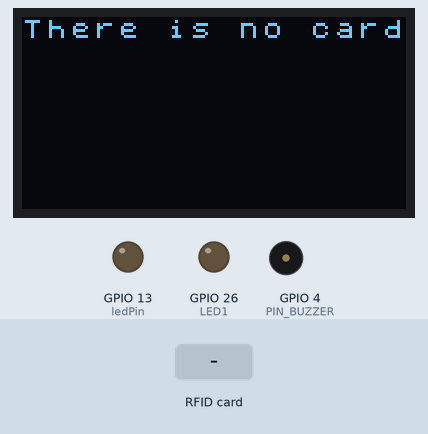
Recording of a sketch running on a simulated ESP32. Shown: 128×64 one-colour display, output pins drawn as LEDs (lit = HIGH), buzzer (waves = sounding, pin HIGH). The inputs (shaded band) are chosen by the test bench. EEPROM starts erased; what the sketch prints to the serial monitor is not drawn.

Above: at 1.9 s.
2.0 s: RFID card 5E 7A 19 C4 held to the reader
At 2.28 s:
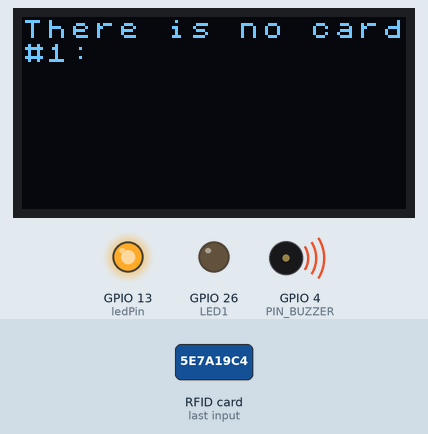
At 3.8 s:
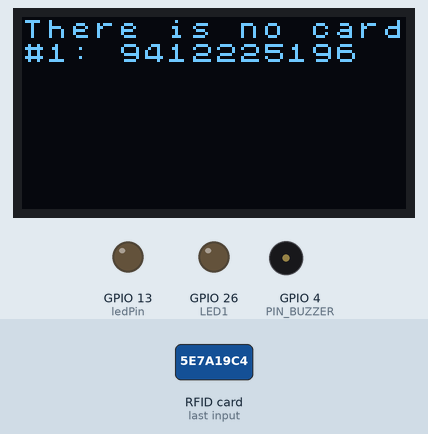
Timing chart, 0 to 5.3 s (numbered marks = the images above; inputs shaded):
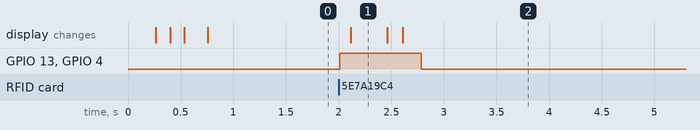

The sketch:

main.ino
```cpp
#include <SPI.h>
#include <MFRC522.h>
#include <U8x8lib.h>
#include <Preferences.h>

#define OLED_SCK_PIN 22
#define OLED_SDA_PIN 21

Preferences preferences;

U8X8_SH1106_128X64_NONAME_HW_I2C u8x8(/* reset=*/U8X8_PIN_NONE, OLED_SCK_PIN, OLED_SDA_PIN);

#define U8LOG_WIDTH 16
#define U8LOG_HEIGHT 8
uint8_t u8log_buffer[U8LOG_WIDTH * U8LOG_HEIGHT];
U8X8LOG u8x8log;

#define SS_PIN 5
#define RST_PIN 2
#define PIN_BUZZER 4

const int ledPin = 13; // GPIO pin connected to the LED
const int LED1 = 26;

MFRC522 rfid(SS_PIN, RST_PIN); // Instance of the class
MFRC522::MIFARE_Key key;

// Init array that will store new NUID
byte nuidPICC[4];
byte preNuidPICC[4];
byte pre2NuidPICC[4];
uint32_t counter;
/**
 * Helper routine to dump a byte array as hex values to Serial.
 */
void printHex(byte *buffer, byte bufferSize)
{
  for (byte i = 0; i < bufferSize; i++)
  {
    Serial.print(buffer[i] < 0x10 ? "0" : "");
    Serial.print(buffer[i], HEX);
  }
}

/**
 * Helper routine to dump a byte array as dec values to Serial.
 */
void printDec(byte *buffer, byte bufferSize)
{
  String result = "";
  for (byte i = 0; i < bufferSize; i++)
  {
    result += (buffer[i] < 0x10 ? "0" : "") + String(buffer[i], DEC);
  }
  Serial.print(result);
}

String toString(byte *buffer, byte bufferSize)
{
  String result = "";
  for (byte i = 0; i < bufferSize; i++)
  {
    result += (buffer[i] < 0x10 ? "0" : "") + String(buffer[i], DEC);
  }
  return result;
}

/**
 * Helper routine to dump a byte array as hex values to Serial.
 */
void dump_byte_array(byte *buffer, byte bufferSize)
{
  for (byte i = 0; i < bufferSize; i++)
  {
    Serial.print(buffer[i] < 0x10 ? " 0" : " ");
    Serial.print(buffer[i], HEX);
  }
}

void setup()
{

  pinMode(LED1, OUTPUT);
  u8x8.begin();
  u8x8.setFont(u8x8_font_chroma48medium8_r);
  u8x8log.begin(u8x8, U8LOG_WIDTH, U8LOG_HEIGHT, u8log_buffer);
  u8x8log.setRedrawMode(1);

  Serial.begin(115200);
  pinMode(ledPin, OUTPUT); // Set the LED pin as an output
  pinMode(PIN_BUZZER, OUTPUT);
  SPI.begin();     // Init SPI bus
  rfid.PCD_Init(); // Init MFRC522

  for (byte i = 0; i < 6; i++)
  {
    key.keyByte[i] = 0xFF;
  }

  preferences.begin("my-app", false);

  preferences.getBytes("prev2", pre2NuidPICC, 4);
  preferences.getBytes("prev", preNuidPICC, 4);
  preferences.getBytes("now", nuidPICC, 4);
  counter = preferences.getUInt("counter", 0);

  String now = toString(nuidPICC, 4);
  String prev = toString(preNuidPICC, 4);
  String prev2 = toString(pre2NuidPICC, 4);
  if (counter == 0)
  {
    u8x8log.print("There is no card");
  }
  else if (counter == 1)
  {
    u8x8log.print("#1: ");
    u8x8log.print(now);
    u8x8log.print("\n");
  }
  else if (counter == 2)
  {
    u8x8log.print("#1: ");
    u8x8log.print(prev);
    u8x8log.print("\n");

    u8x8log.print("#2: ");
    u8x8log.print(now);
    u8x8log.print("\n");
  }
  else
  {
    u8x8log.print("#");
    u8x8log.print(counter - 2);
    u8x8log.print(": ");
    u8x8log.print(prev2);
    u8x8log.print("\n");
    u8x8log.print("#");
    u8x8log.print(counter - 1);
    u8x8log.print(": ");
    u8x8log.print(prev);
    u8x8log.print("\n");
    u8x8log.print("#");
    u8x8log.print(counter);
    u8x8log.print(": ");
    u8x8log.print(now);
    u8x8log.print("\n");
  }
  Serial.println(F("This code scan the MIFARE Classsic NUID."));
  Serial.print(F("Using the following key:"));
  printHex(key.keyByte, MFRC522::MF_KEY_SIZE);
}

void loop()
{

  // Reset the loop if no new card present on the sensor/reader. This saves the entire process when idle.
  if (!rfid.PICC_IsNewCardPresent())
    return;

  // Verify if the NUID has been readed
  if (!rfid.PICC_ReadCardSerial())
    return;

  Serial.print(F("PICC type: "));
  MFRC522::PICC_Type piccType = rfid.PICC_GetType(rfid.uid.sak);
  Serial.println(rfid.PICC_GetTypeName(piccType));

  // Check is the PICC of Classic MIFARE type
  if (piccType != MFRC522::PICC_TYPE_MIFARE_MINI && piccType != MFRC522::PICC_TYPE_MIFARE_1K && piccType != MFRC522::PICC_TYPE_MIFARE_4K)
  {
    Serial.println(F("Your tag is not of type MIFARE Classic."));
    return;
  }

  if (rfid.uid.uidByte[0] != nuidPICC[0] || rfid.uid.uidByte[1] != nuidPICC[1] || rfid.uid.uidByte[2] != nuidPICC[2] || rfid.uid.uidByte[3] != nuidPICC[3])
  {
    Serial.println(F("A new card has been detected."));

    // Store NUID into nuidPICC array
    for (byte i = 0; i < 4; i++)
    {
      pre2NuidPICC[i] = preNuidPICC[i];
      preNuidPICC[i] = nuidPICC[i];
      nuidPICC[i] = rfid.uid.uidByte[i];
    }
    Serial.println(F("The NUID tag is:"));
    Serial.print(F("In hex: "));
    printHex(rfid.uid.uidByte, rfid.uid.size);
    Serial.println();
    Serial.print(F("In dec: "));
    digitalWrite(ledPin, 1);
    digitalWrite(PIN_BUZZER, HIGH);
    printDec(rfid.uid.uidByte, rfid.uid.size);
    // Print to screen
    String now = toString(rfid.uid.uidByte, rfid.uid.size);
    String prev = toString(preNuidPICC, 4);
    String prev2 = toString(pre2NuidPICC, 4);

    preferences.putBytes("prev2", pre2NuidPICC, 4);
    preferences.putBytes("prev", preNuidPICC, 4);
    preferences.putBytes("now", rfid.uid.uidByte, 4);
    counter++;
    preferences.putUInt("counter", counter);
    u8x8log.print("#");
    u8x8log.print(counter);
    u8x8log.print(": ");
    u8x8log.print(now);
    u8x8log.print("\n");

    delay(100);
    digitalWrite(ledPin, 0);
    digitalWrite(PIN_BUZZER, LOW);
  }
  else
    Serial.println(F("Card read previously."));

  // Halt PICC
  rfid.PICC_HaltA();

  // Stop encryption on PCD
  rfid.PCD_StopCrypto1();
}
```

Measured:
- after the input at 2.0 s, GPIO 13 (ledPin), GPIO 4 (PIN_BUZZER): LOW → HIGH at once, → LOW 0.78 s later; the display: changes after 0.12 s (image 1)
